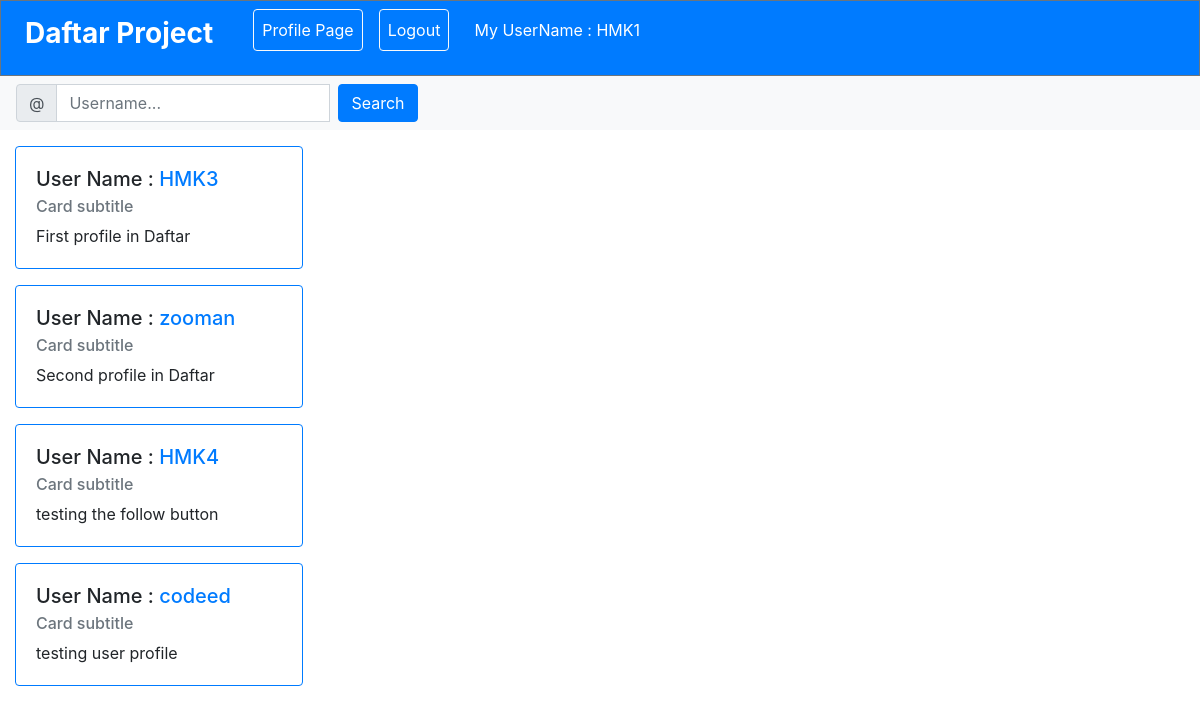
Screenshot of /search_user/ (signed in) with the database file from the repository.
### Daftar/models.py (models this page shows)
class Profile(models.Model):
	owner = models.OneToOneField(User, on_delete=models.CASCADE)
	established = models.DateField(auto_now_add=True)
	bio = models.CharField(max_length=350)

### Daftar/views.py (the view)
# urls.py: path('search_user/', views.search_user, name='search_user'),
def search_user(request):
	profiles = Profile.objects.exclude(owner=request.user)
	query = request.GET.get('q')
	if query:
		profiles = profiles.filter(owner__username__icontains=query)
	context = {
		"profiles": profiles,
	}
	return render(request, "search_user.html", context)

### Daftar/templates/search_user.html (shortened to what this page needs)
{% extends "base.html" %}
{% block content %}
		<nav class="navbar navbar-expand-lg navbar-light bg-primary text-white border border-secondary">
		        <div class="collapse navbar-collapse" id="navbarTogglerDemo03">
		          <ul class="navbar-nav mr-auto mt-2 mt-lg-0">
		            <li class="nav-item active">
		              <a class="nav-link text-white mr-3" href="{% url 'profile_page' %}"> <h3><strong>Daftar Project</strong></h3> <span class="sr-only">(current)</span></a>
		            </li>
		            {% if user.is_authenticated %}
		            <li class="nav-item">
		              <a class="nav-link text-white btn btn-outline-light ml-3" href="{% url 'profile_page' %}">Profile Page</a>
		            </li>
		            <li class="nav-item">
		       			<a class="nav-link text-white btn btn-outline-light ml-3" href="{% url 'logout' %}">Logout</a>
		   			</li>
		            <li class="nav-item">
		            	<a class="nav-link text-white btn btn-primary ml-3">My UserName : {{user.username}}</a>
		            </li>
		            {% endif %}
		          </ul>
		        </div>
      	</nav>
	<nav class="navbar navbar-light bg-light">
	  <form class="form-inline" action="{% url 'search_user' %}" method="GET">
	    <div class="input-group">
	      <div class="input-group-prepend">
	        <span class="input-group-text" id="basic-addon1">@</span>
	      </div>
	      <input class="form-control mr-sm-2" type="search" placeholder="Username..." aria-label="Username" aria-describedby="basic-addon1" name="q">
	      <input class="btn btn-primary" type="submit" value="Search">
	    </div>
	  </form>
	</nav>
	<div class="col-md-3 col-xl-3 mt-3">
		{% for profile in profiles %}
			{% ifnotequal profile.owner request.user %}
			<div class="card mt-3 border border-primary" style="width: 18rem;">
			  <div class="card-body">
			    <h5 class="card-title">User Name : <a href="{% url 'user_profile' Profile_id=profile.id %}"> {{profile.owner.username}}</h5></a>
			    <h6 class="card-subtitle mb-2 text-muted">Card subtitle</h6>
			    <p class="card-text">{{profile.bio}}</p>
			  </div>
			</div>
			{% endifnotequal %}
		{% endfor %}
	</div>
{% endblock content %}

### rows the page displays
Profile: owner.username "HMK3", bio "First profile in Daftar"
Profile: owner.username "zooman", bio "Second profile in Daftar"
Profile: owner.username "HMK4", bio "testing the follow button"
Profile: owner.username "codeed", bio "testing user profile"

### other values shown
{{ user.username }} "HMK1"
